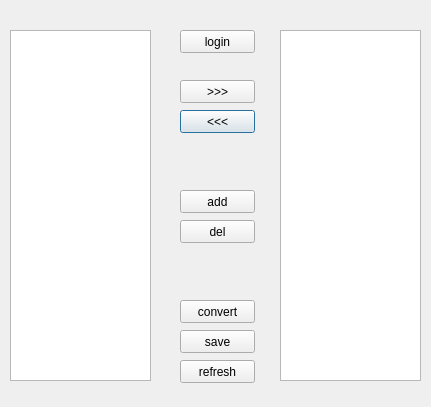
<?xml version="1.0" encoding="UTF-8"?>
<ui version="4.0">
 <class>main_dialog</class>
 <widget class="QDialog" name="main_dialog">
  <property name="geometry">
   <rect>
    <x>0</x>
    <y>0</y>
    <width>431</width>
    <height>407</height>
   </rect>
  </property>
  <property name="windowTitle">
   <string>Dialog</string>
  </property>
  <widget class="QPushButton" name="pull_btn">
   <property name="geometry">
    <rect>
     <x>180</x>
     <y>110</y>
     <width>75</width>
     <height>23</height>
    </rect>
   </property>
   <property name="text">
    <string>&lt;&lt;&lt;</string>
   </property>
  </widget>
  <widget class="QPushButton" name="del_btn">
   <property name="geometry">
    <rect>
     <x>180</x>
     <y>220</y>
     <width>75</width>
     <height>23</height>
    </rect>
   </property>
   <property name="text">
    <string>del</string>
   </property>
  </widget>
  <widget class="QPushButton" name="push_btn">
   <property name="geometry">
    <rect>
     <x>180</x>
     <y>80</y>
     <width>75</width>
     <height>23</height>
    </rect>
   </property>
   <property name="text">
    <string>&gt;&gt;&gt;</string>
   </property>
  </widget>
  <widget class="QPushButton" name="add_btn">
   <property name="geometry">
    <rect>
     <x>180</x>
     <y>190</y>
     <width>75</width>
     <height>23</height>
    </rect>
   </property>
   <property name="text">
    <string>add</string>
   </property>
  </widget>
  <widget class="QPushButton" name="login_btn">
   <property name="geometry">
    <rect>
     <x>180</x>
     <y>30</y>
     <width>75</width>
     <height>23</height>
    </rect>
   </property>
   <property name="text">
    <string>login</string>
   </property>
  </widget>
  <widget class="QListWidget" name="all_it">
   <property name="geometry">
    <rect>
     <x>10</x>
     <y>30</y>
     <width>141</width>
     <height>351</height>
    </rect>
   </property>
  </widget>
  <widget class="QListWidget" name="select_it">
   <property name="geometry">
    <rect>
     <x>280</x>
     <y>30</y>
     <width>141</width>
     <height>351</height>
    </rect>
   </property>
  </widget>
  <widget class="QPushButton" name="save_btn">
   <property name="geometry">
    <rect>
     <x>180</x>
     <y>330</y>
     <width>75</width>
     <height>23</height>
    </rect>
   </property>
   <property name="text">
    <string>save</string>
   </property>
  </widget>
  <widget class="QPushButton" name="Refresh_btn">
   <property name="geometry">
    <rect>
     <x>180</x>
     <y>360</y>
     <width>75</width>
     <height>23</height>
    </rect>
   </property>
   <property name="text">
    <string>refresh</string>
   </property>
  </widget>
  <widget class="QPushButton" name="convert_btn">
   <property name="geometry">
    <rect>
     <x>180</x>
     <y>300</y>
     <width>75</width>
     <height>23</height>
    </rect>
   </property>
   <property name="text">
    <string>convert</string>
   </property>
  </widget>
 </widget>
 <resources/>
 <connections/>
</ui>
